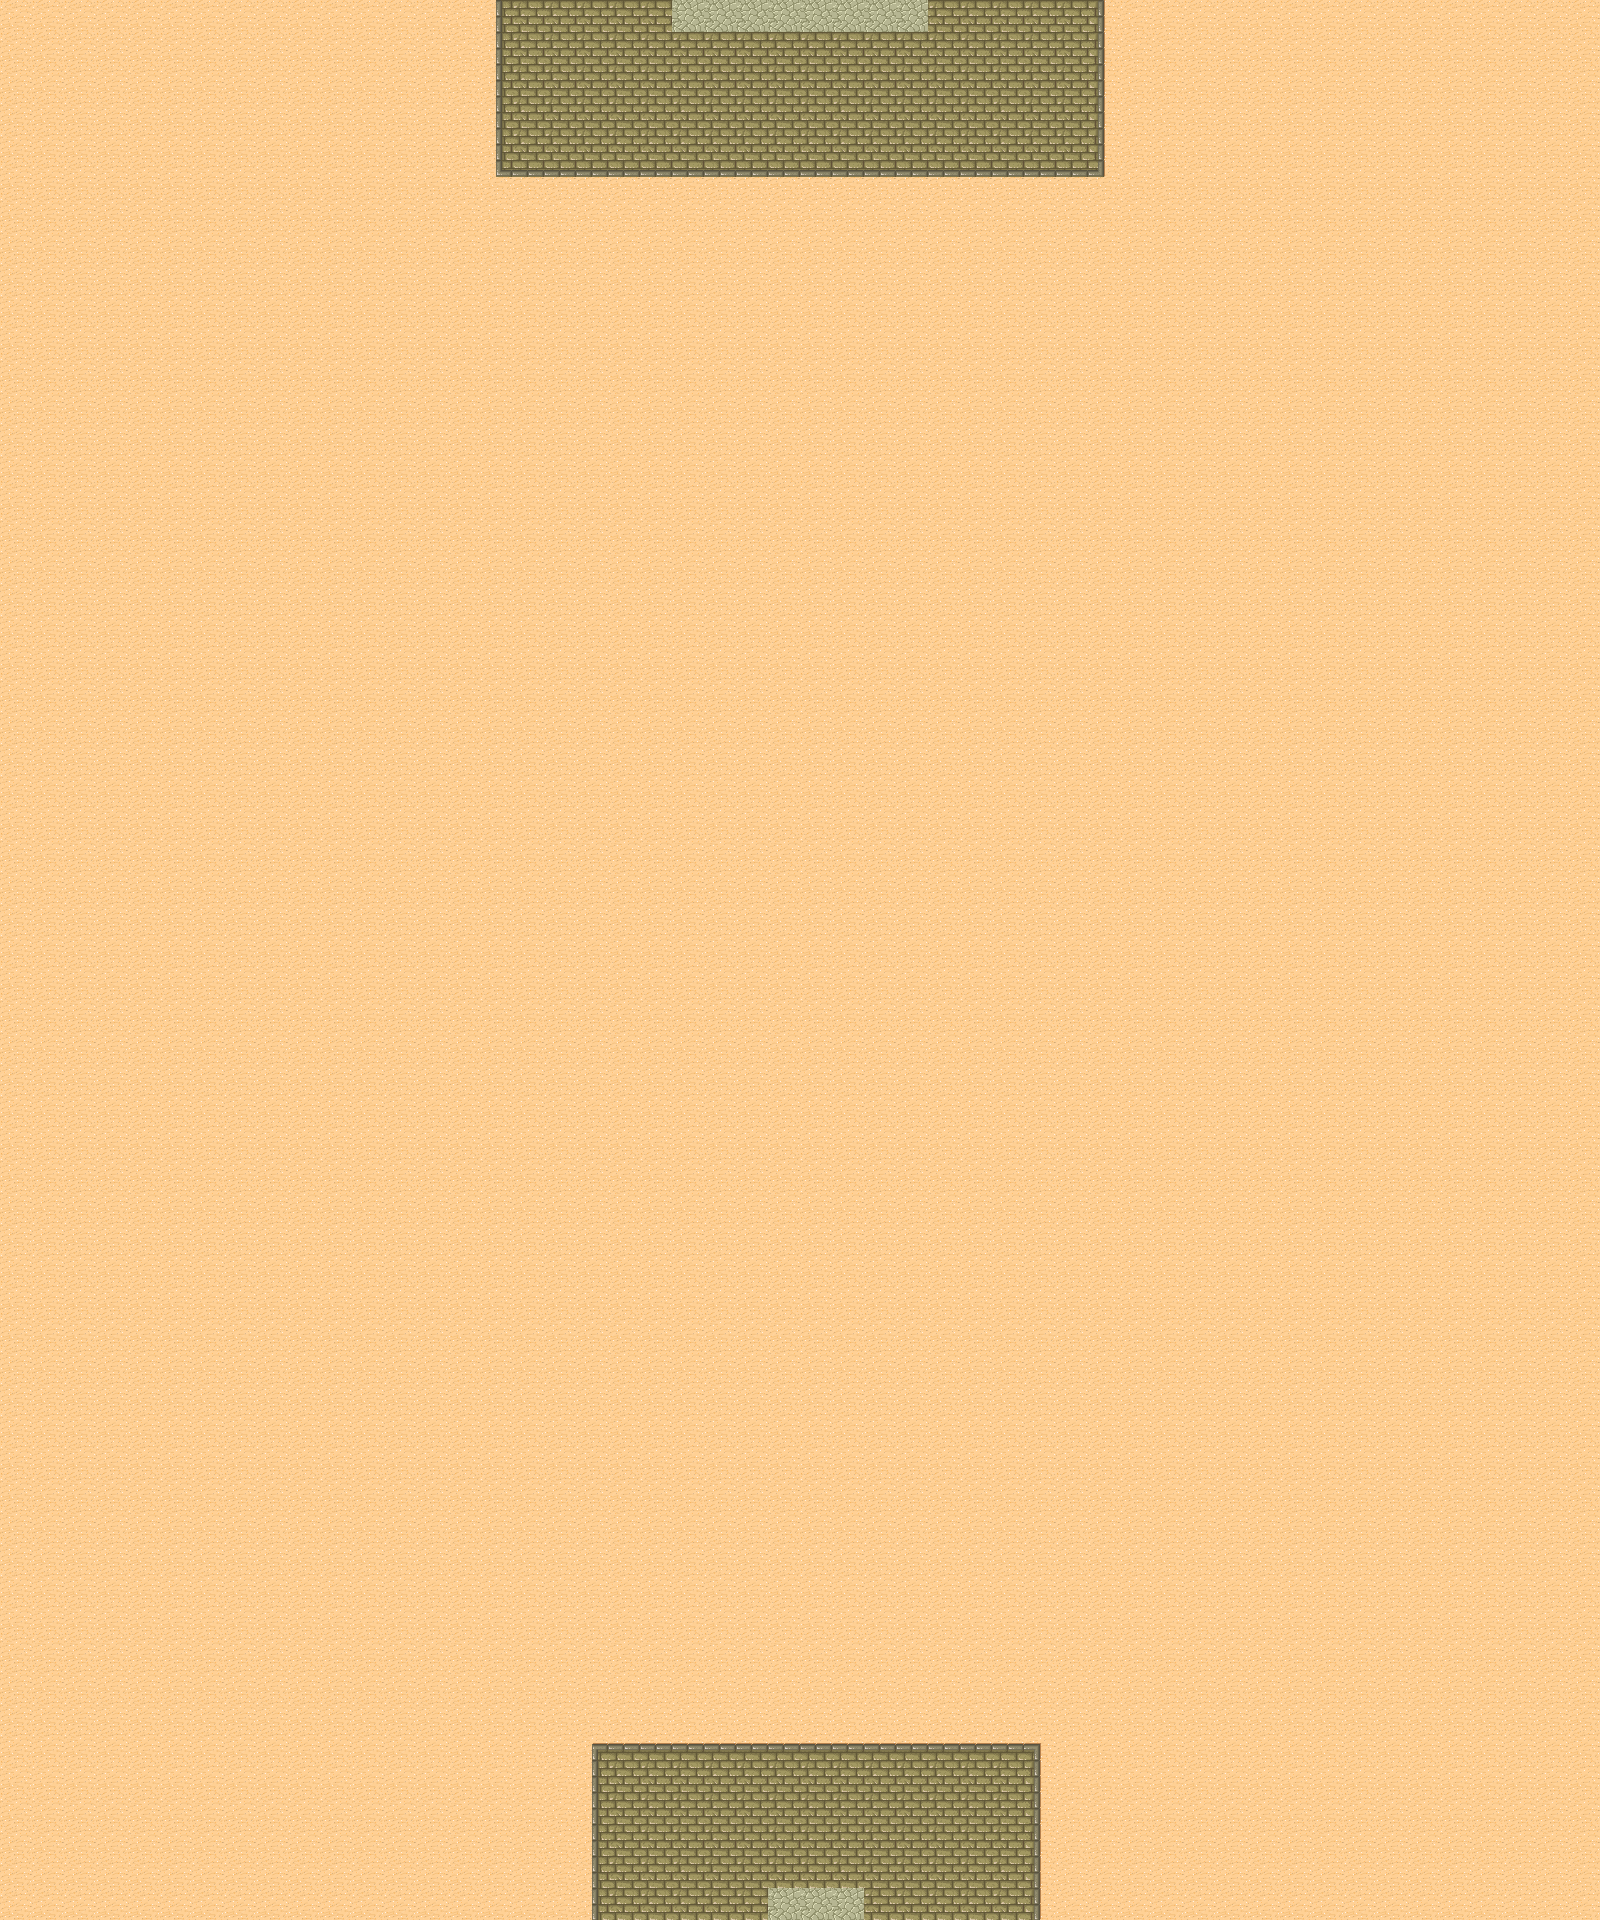

This game map was drawn from its Tiled (.tmx) file and the tilesets committed beside it. A one-line description and the trimmed map source follow:
An orthogonal 50x60 tile map with 32x32 px tiles, 1 tile layer (background) and 3000 objects (2795x rat, 199x r, 3x Start, 3x end).

<map version="1.0" orientation="orthogonal" width="50" height="60" tilewidth="32" tileheight="32">
 <tileset firstgid="1" name="map" tilewidth="32" tileheight="32" spacing="1" margin="1">
  <image source="map.png" width="265" height="199" />
 </tileset>
 <layer name="background" width="50" height="60">
  <data>[3000 cells, 3000 non-empty, 11 distinct tile ids]</data>
 </layer>
 <objectgroup name="object" width="50" height="60">
  <object name="rat" x="544" y="736" width="32" height="32">
   <properties>
    <property name="objectid" value="2" />
   </properties>
  </object>
  <object name="rat" x="576" y="736" width="32" height="32">
   <properties>
    <property name="objectid" value="2" />
   </properties>
  </object>
  <object name="rat" x="608" y="736" width="32" height="32">
   <properties>
    <property name="objectid" value="2" />
   </properties>
  </object>
  <object name="rat" x="672" y="736" width="32" height="32">
   <properties>
    <property name="objectid" value="2" />
   </properties>
  </object>
  <object name="rat" x="640" y="736" width="32" height="32">
   <properties>
    <property name="objectid" value="2" />
   </properties>
  </object>
  <object name="rat" x="704" y="736" width="32" height="32">
   <properties>
    <property name="objectid" value="2" />
   </properties>
  </object>
  <object name="rat" x="544" y="768" width="32" height="32">
   <properties>
    <property name="objectid" value="2" />
   </properties>
  </object>
  <object name="rat" x="608" y="768" width="32" height="32">
   <properties>
    <property name="objectid" value="2" />
   </properties>
  </object>
  <object name="rat" x="672" y="768" width="32" height="32">
   <properties>
    <property name="objectid" value="2" />
   </properties>
  </object>
  <object name="rat" x="576" y="768" width="32" height="32">
   <properties>
    <property name="objectid" value="2" />
   </properties>
  </object>
  <object name="rat" x="704" y="768" width="32" height="32">
   <properties>
    <property name="objectid" value="2" />
   </properties>
  </object>
  <object name="rat" x="640" y="768" width="32" height="32">
   <properties>
    <property name="objectid" value="2" />
   </properties>
  </object>
  <object name="rat" x="736" y="736" width="32" height="32">
   <properties>
    <property name="objectid" value="2" />
   </properties>
  </object>
  <object name="rat" x="800" y="736" width="32" height="32">
   <properties>
    <property name="objectid" value="2" />
   </properties>
  </object>
  <object name="rat" x="864" y="736" width="32" height="32">
   <properties>
    <property name="objectid" value="2" />
   </properties>
  </object>
  <object name="rat" x="768" y="736" width="32" height="32">
   <properties>
    <property name="objectid" value="2" />
   </properties>
  </object>
  <object name="rat" x="896" y="736" width="32" height="32">
   <properties>
    <property name="objectid" value="2" />
   </properties>
  </object>
  <object name="rat" x="832" y="736" width="32" height="32">
   <properties>
    <property name="objectid" value="2" />
   </properties>
  </object>
  <object name="rat" x="736" y="768" width="32" height="32">
   <properties>
    <property name="objectid" value="2" />
   </properties>
  </object>
  <object name="rat" x="800" y="768" width="32" height="32">
   <properties>
    <property name="objectid" value="2" />
   </properties>
  </object>
  <object name="rat" x="864" y="768" width="32" height="32">
   <properties>
    <property name="objectid" value="2" />
   </properties>
  </object>
  <object name="rat" x="768" y="768" width="32" height="32">
   <properties>
    <property name="objectid" value="2" />
   </properties>
  </object>
  <object name="rat" x="896" y="768" width="32" height="32">
   <properties>
    <property name="objectid" value="2" />
   </properties>
  </object>
  <object name="rat" x="832" y="768" width="32" height="32">
   <properties>
    <property name="objectid" value="2" />
   </properties>
  </object>
  <object name="rat" x="928" y="736" width="32" height="32">
   <properties>
    <property name="objectid" value="2" />
   </properties>
  </object>
  <object name="rat" x="992" y="736" width="32" height="32">
   <properties>
    <property name="objectid" value="2" />
   </properties>
  </object>
  <object name="rat" x="1056" y="736" width="32" height="32">
   <properties>
    <property name="objectid" value="2" />
   </properties>
  </object>
  <object name="rat" x="960" y="736" width="32" height="32">
   <properties>
    <property name="objectid" value="2" />
   </properties>
  </object>
  <object name="rat" x="1088" y="736" width="32" height="32">
   <properties>
    <property name="objectid" value="2" />
   </properties>
  </object>
  <object name="rat" x="1024" y="736" width="32" height="32">
   <properties>
    <property name="objectid" value="2" />
   </properties>
  </object>
  <object name="rat" x="928" y="768" width="32" height="32">
   <properties>
    <property name="objectid" value="2" />
   </properties>
  </object>
  <object name="rat" x="992" y="768" width="32" height="32">
   <properties>
    <property name="objectid" value="2" />
   </properties>
  </object>
  <object name="rat" x="1056" y="768" width="32" height="32">
   <properties>
    <property name="objectid" value="2" />
   </properties>
  </object>
  <object name="rat" x="960" y="768" width="32" height="32">
   <properties>
    <property name="objectid" value="2" />
   </properties>
  </object>
  <object name="rat" x="1088" y="768" width="32" height="32">
   <properties>
    <property name="objectid" value="2" />
   </properties>
  </object>
  <object name="rat" x="1024" y="768" width="32" height="32">
   <properties>
    <property name="objectid" value="2" />
   </properties>
  </object>
  <object name="rat" x="576" y="832" width="32" height="32">
   <properties>
    <property name="objectid" value="2" />
   </properties>
  </object>
  <object name="rat" x="544" y="800" width="32" height="32">
   <properties>
    <property name="objectid" value="2" />
   </properties>
  </object>
  <object name="rat" x="544" y="832" width="32" height="32">
   <properties>
    <property name="objectid" value="2" />
   </properties>
  </object>
  <object name="rat" x="576" y="800" width="32" height="32">
   <properties>
    <property name="objectid" value="2" />
   </properties>
  </object>
  <object name="rat" x="576" y="896" width="32" height="32">
   <properties>
    <property name="objectid" value="2" />
   </properties>
  </object>
  <object name="rat" x="544" y="864" width="32" height="32">
   <properties>
    <property name="objectid" value="2" />
   </properties>
  </object>
  <object name="rat" x="544" y="896" width="32" height="32">
   <properties>
    <property name="objectid" value="2" />
   </properties>
  </object>
  <object name="rat" x="576" y="864" width="32" height="32">
   <properties>
    <property name="objectid" value="2" />
   </properties>
  </object>
  <object name="rat" x="576" y="960" width="32" height="32">
   <properties>
    <property name="objectid" value="2" />
   </properties>
  </object>
  <object name="rat" x="544" y="928" width="32" height="32">
   <properties>
    <property name="objectid" value="2" />
   </properties>
  </object>
  <object name="rat" x="544" y="960" width="32" height="32">
   <properties>
    <property name="objectid" value="2" />
   </properties>
  </object>
  <object name="rat" x="576" y="928" width="32" height="32">
   <properties>
    <property name="objectid" value="2" />
   </properties>
  </object>
  <object name="rat" x="576" y="1024" width="32" height="32">
   <properties>
    <property name="objectid" value="2" />
   </properties>
  </object>
  <object name="rat" x="544" y="992" width="32" height="32">
   <properties>
    <property name="objectid" value="2" />
   </properties>
  </object>
  </objectgroup>
</map>
<!-- 2950 of 3000 objects omitted -->
